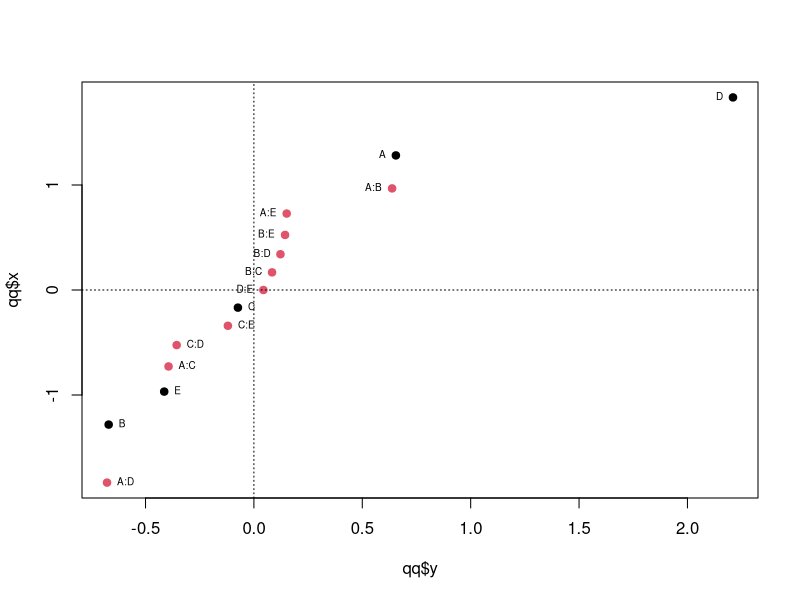
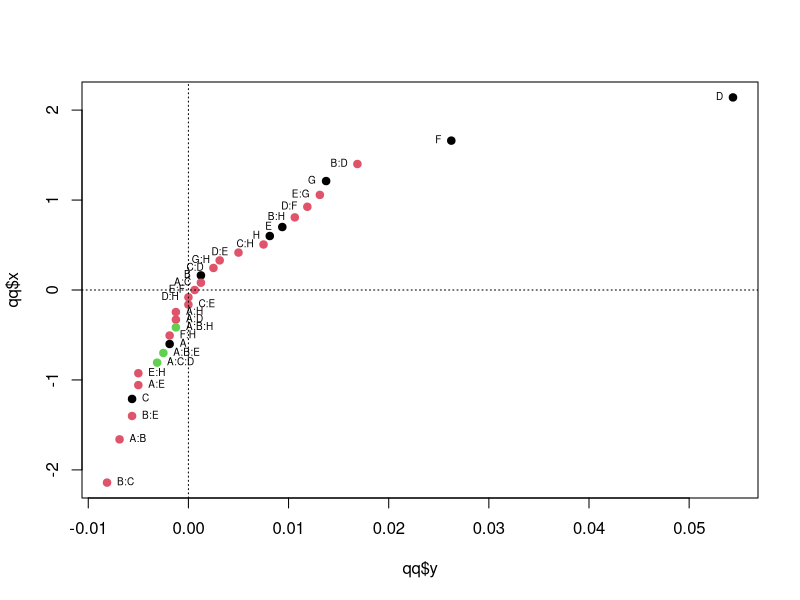

The R source for these figures, in order:
#-----------------------------------------------------------------------
#                                            Prof. Dr. Walmes M. Zeviani
#                                leg.ufpr.br/~walmes · github.com/walmes
#                                        walmes@ufpr.br · @walmeszeviani
#                      Laboratory of Statistics and Geoinformation (LEG)
#                Department of Statistics · Federal University of Paraná
#                                       2018-Out-10 · Curitiba/PR/Brazil
#-----------------------------------------------------------------------

#-----------------------------------------------------------------------
# Funções.

# Para gerar desenhos do fatorial 2^k completo com duas opções de
# codificação numérica dos níveis. Ver também:
# AlgDesign::gen.factorial().
generate_2k_design <- function(k = 3, coding = c("-1:1", "0:1")) {
    fct_lev <- switch(coding[1],
                      "-1:1" = c(-1L, 1L),
                      "0:1" = c(0L, 1L))
    each_fct <- replicate(k, fct_lev, simplify = FALSE)
    names(each_fct) <- LETTERS[1:k]
    design <- do.call(what = expand.grid,
                      args = c(KEEP.OUT.ATTRS = FALSE, each_fct))
    return(design)
}

# Função que retorna no nome das celas experimentais ((1), a, ab, ...) a
# partir da codificação "0:1" ou "-1:1". A função atua sobre o data
# frame com os k fatores codificados.
cell_names <- function(dataset) {
    nms <- apply(dataset,
                 MARGIN = 1,
                 FUN = function(i) {
                     u <- paste(letters[1:length(i)][i == 1],
                                collapse = "")
                     return(u)
                 })
    nms[nms == ""] <- "(1)"
    return(nms)
}

# Para calcular amplitude: max(x) - min(x).
width <- function(x) diff(range(x))

# Para codificar fatores de dois níveis.
codify_2k <- function(x, coding = c("-1:1", "0:1")) {
    coding <- coding[1]
    to_center <- function(x, coding) {
        if (coding == "-1:1") {
            x <- 2 * x - 1
        }
        return(x)
    }
    u <- unique(x)
    if (length(u) != 2) stop("O fator não tem dois níveis!")
    q <- is.character(x)
    if (q) {
        x <- as.integer(factor(x, labels = u)) - 1
        return(to_center(x, coding))
    }
    q <- is.factor(x)
    if (q) {
        x <- as.integer(x) - 1
        return(to_center(x, coding))
    }
    q <- is.numeric(x)
    if (q) {
        x <- (x - min(x))/diff(range(x))
        return(to_center(x, coding))
    }
}

# codify_2k(c(10, 20))
# codify_2k(c(10, 20), "0:1")
# codify_2k(c("A", "B"), "0:1")
# codify_2k(factor(c("A", "B")), "0:1")
# codify_2k(factor(c("A", "B")))

#-----------------------------------------------------------------------
# Gerar 2^k com confundimento em 2^1 blocos.

# Gerar as frações 1/2 de 2^3 usando a interação tripla A:B:C.
da <- generate_2k_design(k = 3)
da$nms <- cell_names(da)
da

# Efeito usado para fracionar: ABC.
ef <- with(da, A * B * C)

da$fracao <- factor(ef, labels = c("principal", "complementar"))
split(da$nms, da$fracao)

#--------------------------------------------
# Usando contrastes de definição.
# Requer codificação começando em 0.

da <- generate_2k_design(k = 3, coding = "0:1")
da

# Só precisa das colunas dos efeitos principais (sem intecepto).
X <- as.matrix(da)

# A interação ABC tem coeficientes \alpha = [1, 1, 1].
alpha <- rbind(1, 1, 1)
rownames(alpha) <- names(da)
alpha

# L = (\alpha_1 * x_1 + \alpha_2 * x_2 + ··· + \alpha_k * x_k) mod 2.
l <- (X %*% alpha) %% 2
l

da$nms <- cell_names(da)
da$fracao <- factor(l, labels = c("princ", "compl"))
da

# Corridas que e seus respectivos blocos.
split(da$nms, da$fracao)

#--------------------------------------------
# Determinar os efeitos confundidos nas frações.

da <- generate_2k_design(k = 4)

# Usando a interação ABC para fracionar.
da$fracao <- with(da, A * B * C * D)
da

# Pegando uma só fração.
db <- subset(da, fracao > 0)
db

X <- model.matrix(~A * B * C * D, data = db)
colnames(X)[1] <- "I"
X

# Atenção para as entradas não nulas fora da diagonal.
xx <- t(X) %*% X
xx

# Efeitos que estão confundidos entre si.
ef_conf <- apply(xx,
                 MARGIN = 2,
                 FUN = function(column) {
                     r <- rownames(xx)[which(column != 0)]
                     r[order(nchar(r))]
                 })
ef_conf <- unique(t(ef_conf))
ef_conf

#-----------------------------------------------------------------------
# Gerar 2^k com 4 frações.

da <- generate_2k_design(k = 5)

# Usando as interações ABCD e ABE para obter frações 1/4.
b <- with(da, {
    data.frame(ef1 = factor(A * B * C * D),
               ef2 = factor(A * B * E))
})

# Combinando os 2 * 2 níveis para ter os 4 blocos.
da$fracao <- with(b,
                  factor(interaction(ef1, ef2),
                         labels = 1:4))
da

split(da, da$fracao)

#--------------------------------------------
# Para obter apenas uma das frações.

# I_1 = ABCD e I_2 = ABE, então pode-se fazer D * I_1 -> D = ABC e E *
# I_2 -> E = AB.

da <- generate_2k_design(k = 3)
da$D <- with(da, A * B * C)
da$E <- with(da, A * B)
da

#--------------------------------------------
# Usando contrastes de definição.

da <- generate_2k_design(k = 5, coding = "0:1")
X <- as.matrix(da)

# Usando ABCD e ABE.
b <- X %*% cbind(L1 = c(1, 1, 1, 1, 0),
                 L2 = c(1, 1, 0, 0, 1)) %% 2

da$frac <- apply(b, MARGIN = 1, FUN = paste0, collapse = "")
da

# Corridas e seus blocos.
da$nom <- cell_names(da)
split(da$nom, da$frac)

#=======================================================================
#-----------------------------------------------------------------------
# Análise de experimentos fatoriais fracionados.

#--------------------------------------------
# Problem 9.
# da <- read.table("clipboard", header = TRUE, sep = "\t", dec = ",")
# dput(da)
da <-
structure(list(Solvent = c(-1L, 1L, -1L, 1L, -1L, 1L, -1L, 1L,
-1L, 1L, -1L, 1L, -1L, 1L, -1L, 1L), Catalyst = c(-1L, -1L, 1L,
1L, -1L, -1L, 1L, 1L, -1L, -1L, 1L, 1L, -1L, -1L, 1L, 1L), Temperature = c(-1L,
-1L, -1L, -1L, 1L, 1L, 1L, 1L, -1L, -1L, -1L, -1L, 1L, 1L, 1L,
1L), Purity = c(-1L, -1L, -1L, -1L, -1L, -1L, -1L, -1L, 1L, 1L,
1L, 1L, 1L, 1L, 1L, 1L), Reactant.pH = c(1L, -1L, -1L, 1L, -1L,
1L, 1L, -1L, -1L, 1L, 1L, -1L, 1L, -1L, -1L, 1L), Color = c(-0.63,
2.51, -2.68, 1.66, 2.06, 1.22, -2.09, 1.93, 6.79, 5.47, 3.45,
5.68, 5.22, 4.38, 4.3, 4.05)), .Names = c("Solvent", "Catalyst",
"Temperature", "Purity", "Reactant.pH", "Color"), class = "data.frame", row.names = c(NA,
-16L))

str(da)
names(da)[1:5] <- LETTERS[1:5]

X <- model.matrix(~A * B * C * D * E, data = da)
colnames(X)[1] <- "I"
dim(X)

# Atenção para as entradas não nulas fora da diagonal.
xx <- t(X) %*% X
dim(xx)

# Efeitos que estão confundidos entre si.
ef_conf <- apply(xx,
                 MARGIN = 2,
                 FUN = function(column) {
                     r <- rownames(xx)[which(column != 0)]
                     r[order(nchar(r))]
                 })
ef_conf <- unique(t(ef_conf))
ef_conf

X[, c("A", "B:C:D:E")]

# Análise.
m0 <- lm(Color ~ A * B * C * D * E, data = da)
anova(m0)

# Estimativas.
coef(m0)

# Para fazer o qq-plot.
b <- na.omit(coef(m0)[-1])
b

# QQ-plot (inverte os eixos para anotar melhor).
qq <- qqnorm(b, plot.it = FALSE)
plot(qq$y,
     qq$x,
     # col = 2,
     col = as.integer(factor(nchar(names(b)))),
     pch = 19)
abline(v = 0, h = 0, lty = 3)
text(qq$y,
     qq$x,
     labels = names(b),
     cex = 0.6,
     pos = ifelse(qq$y < 0, 4, 2))

# FrF2::DanielPlot(m0)
b[order(-abs(b))]

m0 <- lm(Color ~ A + B + C + D + E + A:D + A:B + A:C, data = da)
anova(m0)

#--------------------------------------------
# Problem 32.
# da <- read.table("clipboard", header = TRUE, sep = "\t", dec = ",")
# dput(da)
da <-
structure(list(A = c(-1L, 1L, -1L, 1L, -1L, 1L, -1L, 1L, -1L,
1L, -1L, 1L, -1L, 1L, -1L, 1L), B = c(-1L, -1L, 1L, 1L, -1L,
-1L, 1L, 1L, -1L, -1L, 1L, 1L, -1L, -1L, 1L, 1L), C = c(-1L,
-1L, -1L, -1L, 1L, 1L, 1L, 1L, -1L, -1L, -1L, -1L, 1L, 1L, 1L,
1L), D = c(-1L, -1L, -1L, -1L, -1L, -1L, -1L, -1L, 1L, 1L, 1L,
1L, 1L, 1L, 1L, 1L), E = c(1L, -1L, -1L, 1L, -1L, 1L, 1L, -1L,
-1L, 1L, 1L, -1L, 1L, -1L, -1L, 1L), y = c(7.93, 5.56, 5.77,
12, 9.17, 3.65, 6.4, 5.69, 8.82, 17.55, 8.87, 8.94, 13.06, 11.49,
6.25, 26.05)), .Names = c("A", "B", "C", "D", "E", "y"), class = "data.frame", row.names = c(NA,
-16L))

#--------------------------------------------
# Problem 37.
# da <- read.table("clipboard", header = TRUE, sep = "\t", dec = ",")
# dput(da)
da <-
structure(list(Squeegee.Pressure = c(0.1, 0.3, 0.1, 0.3, 0.1,
0.3, 0.1, 0.3, 0.1, 0.3, 0.1, 0.3, 0.1, 0.3, 0.1, 0.3, 0.1, 0.3,
0.1, 0.3, 0.1, 0.3, 0.1, 0.3, 0.1, 0.3, 0.1, 0.3, 0.1, 0.3, 0.1,
0.3), Printing.Speed = c(24L, 24L, 32L, 32L, 24L, 24L, 32L, 32L,
24L, 24L, 32L, 32L, 24L, 24L, 32L, 32L, 24L, 24L, 32L, 32L, 24L,
24L, 32L, 32L, 24L, 24L, 32L, 32L, 24L, 24L, 32L, 32L), Squeegee.Angle = c(45L,
45L, 45L, 45L, 65L, 65L, 65L, 65L, 45L, 45L, 45L, 45L, 65L, 65L,
65L, 65L, 45L, 45L, 45L, 45L, 65L, 65L, 65L, 65L, 45L, 45L, 45L,
45L, 65L, 65L, 65L, 65L), Temperature = c(20L, 20L, 20L, 20L,
20L, 20L, 20L, 20L, 28L, 28L, 28L, 28L, 28L, 28L, 28L, 28L, 20L,
20L, 20L, 20L, 20L, 20L, 20L, 20L, 28L, 28L, 28L, 28L, 28L, 28L,
28L, 28L), Viscosity = c(1125L, 1125L, 1125L, 1125L, 1125L, 1125L,
1125L, 1125L, 1125L, 1125L, 1125L, 1125L, 1125L, 1125L, 1125L,
1125L, 1275L, 1275L, 1275L, 1275L, 1275L, 1275L, 1275L, 1275L,
1275L, 1275L, 1275L, 1275L, 1275L, 1275L, 1275L, 1275L), Cleaning.Interval = c(8L,
15L, 15L, 8L, 15L, 8L, 8L, 15L, 8L, 15L, 15L, 8L, 15L, 8L, 8L,
15L, 8L, 15L, 15L, 8L, 15L, 8L, 8L, 15L, 8L, 15L, 15L, 8L, 15L,
8L, 8L, 15L), Separation.Speed = c(0.4, 0.8, 0.8, 0.4, 0.4, 0.8,
0.8, 0.4, 0.8, 0.4, 0.4, 0.8, 0.8, 0.4, 0.4, 0.8, 0.4, 0.8, 0.8,
0.4, 0.4, 0.8, 0.8, 0.4, 0.8, 0.4, 0.4, 0.8, 0.8, 0.4, 0.4, 0.8
), Relative.Humidity = c(70L, 70L, 30L, 30L, 30L, 30L, 70L, 70L,
30L, 30L, 70L, 70L, 70L, 70L, 30L, 30L, 30L, 30L, 70L, 70L, 70L,
70L, 30L, 30L, 70L, 70L, 30L, 30L, 30L, 30L, 70L, 70L), PVM = c(1,
1.04, 1.02, 0.99, 1.02, 1.01, 1.01, 1.03, 1.04, 1.14, 1.2, 1.13,
1.14, 1.07, 1.06, 1.13, 1.02, 1.1, 1.09, 0.96, 1.02, 1.07, 0.98,
0.95, 1.1, 1.12, 1.19, 1.13, 1.2, 1.07, 1.12, 1.21), NPU = c(5L,
13L, 16L, 12L, 15L, 9L, 12L, 17L, 21L, 20L, 25L, 21L, 25L, 13L,
20L, 26L, 10L, 13L, 17L, 13L, 14L, 11L, 10L, 14L, 28L, 24L, 22L,
15L, 21L, 19L, 21L, 27L)), .Names = c("Squeegee.Pressure", "Printing.Speed",
"Squeegee.Angle", "Temperature", "Viscosity", "Cleaning.Interval",
"Separation.Speed", "Relative.Humidity", "PVM", "NPU"), class = "data.frame", row.names = c(NA,
-32L))

names(da)[1:8] <- LETTERS[1:8]
str(da)

# Codificando com -1 e 1.
db <- da
db[, 1:8] <- sapply(da[, 1:8], FUN = codify_2k)
str(db)

X <- model.matrix(~(.)^8, data = db[, 1:8])
colnames(X)[1] <- "I"
dim(X)

# Atenção para as entradas não nulas fora da diagonal.
xx <- t(X) %*% X
dim(xx)

# Efeitos que estão confundidos entre si.
ef_conf <- apply(xx,
                 MARGIN = 2,
                 FUN = function(column) {
                     r <- rownames(xx)[which(column != 0)]
                     r[order(nchar(r))]
                 })
dim(ef_conf)
ef_conf <- unique(t(ef_conf))
ef_conf

# Quais são as funções geradoras?
# Qual a resolução do experimento?

m0 <- lm(PVM ~ A * B * C * D * E * F * G * H, data = db)
anova(m0)

# Para fazer o qq-plot.
b <- na.omit(coef(m0)[-1])
b[order(-abs(b))]

# QQ-plot (inverte os eixos para anotar melhor).
qq <- qqnorm(b, plot.it = FALSE)
plot(qq$y,
     qq$x,
     # col = 2,
     col = as.integer(factor(nchar(names(b)))),
     pch = 19)
abline(v = 0, h = 0, lty = 3)
text(qq$y,
     qq$x,
     labels = names(b),
     cex = 0.6,
     pos = ifelse(qq$y < 0, 4, 2))

m1 <- update(m0, . ~ (A + B + C + D + E + F + G + H)^2)
anova(m1)

bb <- b[order(-abs(b))]
length(bb)

bb <- names(head(bb, n = 15))
cat(paste(sort(bb[nchar(bb) == 3]), collapse = " + "), "\n")

m2 <- update(m0, . ~ A + B + C + D + E + F + G + H + A:B + A:E + B:C + B:D + B:E + B:H + C:H + D:F + E:G)
anova(m2)

#-----------------------------------------------------------------------
